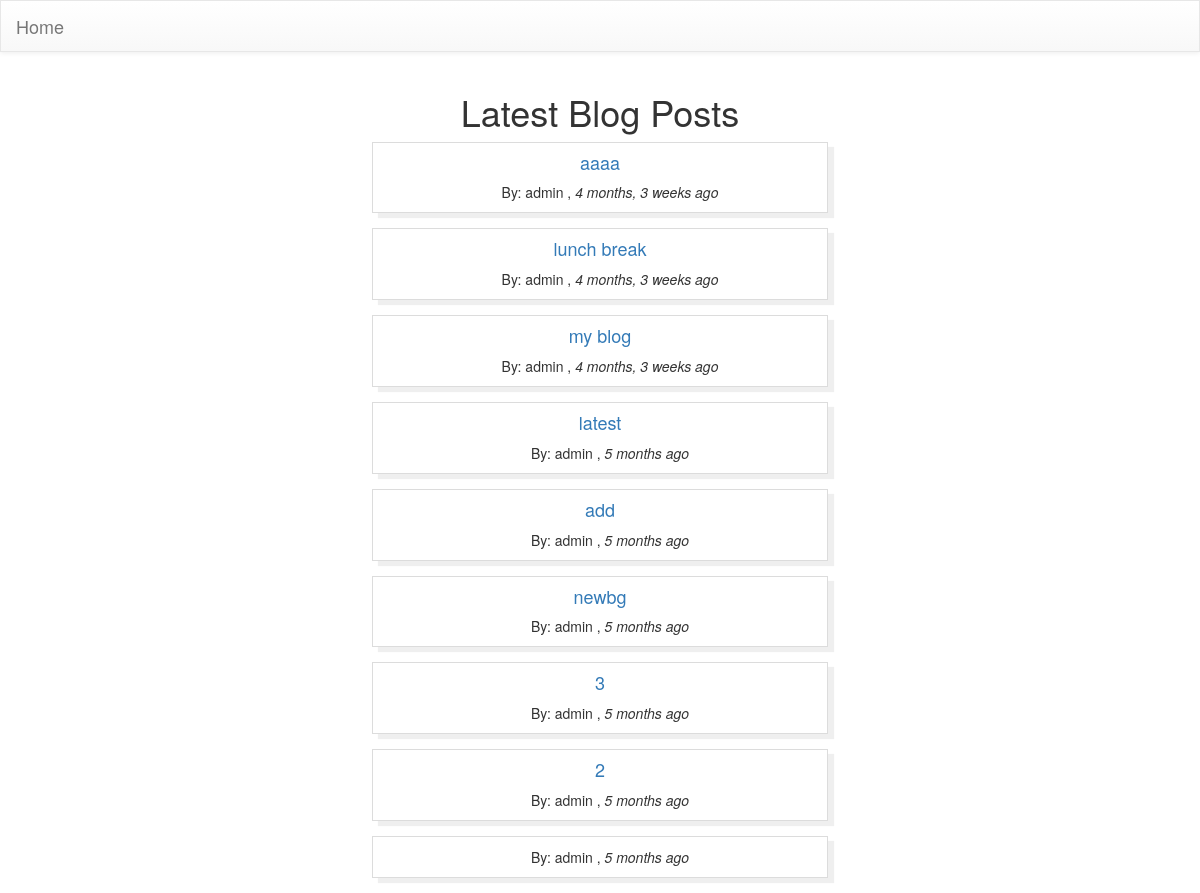
Screenshot of /blog/ with the database file from the repository.
### userlogin/models.py (models this page shows, shortened)
class Blog(models.Model):
    blog_title = models.TextField()
    blog_text = models.TextField()
    time_added = models.DateTimeField(auto_now=False, auto_now_add=True)
    blog_publisher = models.ForeignKey(User,related_name="blog_publisher")

### userlogin/views.py (the view)
# urls.py: url(r'^blog/$', BlogView.as_view()),
class BlogView(TemplateView):
    template_name = 'blog.html'
    def get(self, request):
        blog = Blog.objects.all().order_by('-time_added')
        context = {"blog": blog}
        return render(request,'blog.html',context)

### templates/blog.html (shortened to what this page needs)
{% extends 'base.html' %}
{% block content %}
    <div class="container">
        <h1 class="text-center">Latest Blog Posts </h1>
            {% for new in blog %}
                 <li class="blogposts text-center">
                <h4> <a href="../blogpost/{{ new.id }}">{{ new.blog_title }}</a> </h4>
               <div class=" toppost">
                 By: {{ new.blog_publisher }}  ,
                <i class=" fa fa-clock-o"> {{ new.time_added|timesince}} ago</i>
               </div>
                 </li>
            {% endfor %}
    </div>
{% endblock content %}

### templates/base.html (shortened to what this page needs)
{% load staticfiles %}
<!DOCTYPE html>
<html lang="en">
<head>
    <link rel="stylesheet" href= "{% static 'css/bootstrap/css/bootstrap.min.css'%}">
    <link rel="stylesheet" href="{% static 'css/bootstrap/css/bootstrap-theme.min.css' %}">
    <link rel="stylesheet" href="{% static 'css/style.css' %}">
<nav class="navbar navbar-default">
  <div class="container-fluid">
    <div class="navbar-header">
      <a class="navbar-brand" href="/">Home</a>
    </div>
    <div class="collapse navbar-collapse" id="bs-example-navbar-collapse-1">
    </div>
  </div>
</nav>
</head>
<body>
    {% block content %}
    {% endblock content %}
</body>
</html>

### userlogin/static/css/style.css (style rules this page uses)
.navbar { border-radius: 0px !important; }
.navbar-brand { color:white; !important; }
.blogposts { list-style: none; border: 1px gainsboro solid; box-shadow: 6px 5px 1px 0px rgb(239, 239, 239); margin-bottom: 15px; width: 40%; margin-right: auto; margin-left: auto; }
.toppost { margin: 10px; clear: both; width: 100%; }

### rows the page displays
Blog: blog_title "aaaa", blog_publisher "admin", time_added "4 months, 3 weeks"
Blog: blog_title "lunch break", blog_publisher "admin", time_added "4 months, 3 weeks"
Blog: blog_title "my blog", blog_publisher "admin", time_added "4 months, 3 weeks"
Blog: blog_title "latest", blog_publisher "admin", time_added "5 months"
Blog: blog_title "add", blog_publisher "admin", time_added "5 months"
Blog: blog_title "newbg", blog_publisher "admin", time_added "5 months"
Blog: blog_title "3", blog_publisher "admin", time_added "5 months"
Blog: blog_title "2", blog_publisher "admin", time_added "5 months"
Blog: blog_publisher "admin", time_added "5 months"
